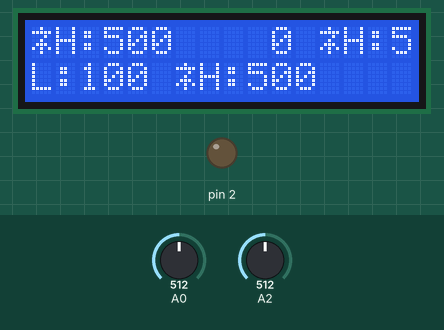
Bench run of a sketch on a simulated Arduino Uno, built with avr-gcc and run on an emulated ATmega328P. Parts: 16×2 character LCD, output pins drawn as LEDs (lit = HIGH). Wiring (inferred from the names in the program): character LCD (HD44780): RS pin 3; E pin 9; data pin 4, pin 5, pin 6, pin 7. Inputs (shaded band) come from the test bench; at power-on: A0 = 512, A2 = 512. Pins used as bus, display or sensor lines are not drawn.

Above: at 1.1 s.
1.2 s: A0 set to 204
At 1.89 s:
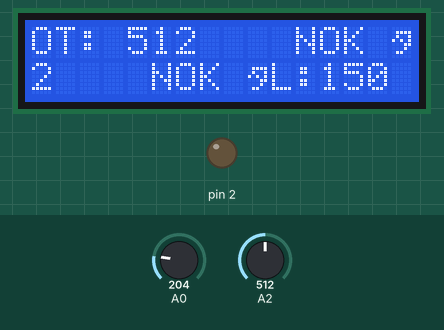
3.4 s: A0 set to 182
At 4.5 s:
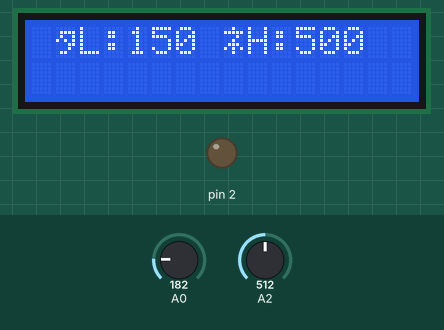
5.2 s: A2 set to 716
At 5.81 s:
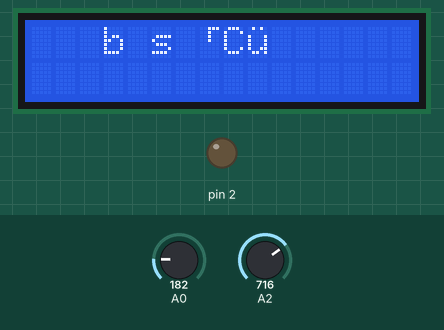
7.4 s: A2 set to 900
At 8.27 s:
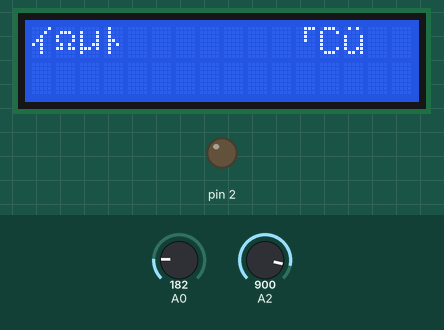
9.9 s: A2 set to 1010
At 10.37 s:
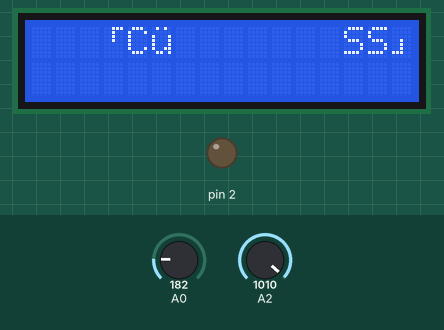
12.4 s: A0 set to 306
At 13.33 s:
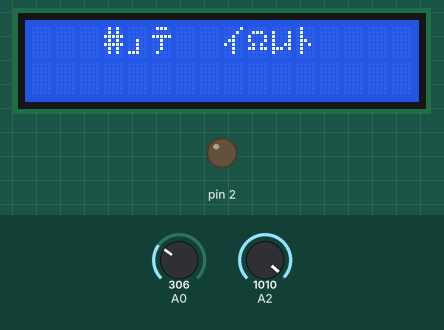
Timing chart, 0 to 15.4 s (numbered marks = the images above; inputs shaded):
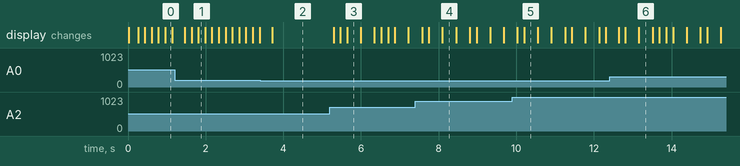

The sketch:

HMI_Project.ino
```cpp
/**
*********************************************************************************
* @file              : HMI_Project.ino
* @author            : Ziad Khalil, Ali Akram Ali, Mahmoud Ahmed El- Adgham
* @brief             : Main application logic for the HMI (Human-Machine Interface)
* : Reads a potentiometer, checks it against user-defined
* : limits, and displays the status on an LCD.
*********************************************************************************
*/


/* ****************** Include Section Start ******************** */
#define F_CPU 16000000UL
#include <avr/io.h>
#include <util/delay.h>
#include <stdint.h>
#include <string.h>
#include "Hardware_Defs.h"
#include "Adc.h"
#include "Lcd.h"
#include "Keypad.h"
#include "Utils.h"
/* ****************** Include Section End   ******************** */


/* ****************** Global Variables Section Start *********** */
int High_Limit = 500;   // Default upper threshold for the potentiometer
int Low_Limit = 100;    // Default lower threshold for the potentiometer
char G_Buffer[17];      // Global buffer for integer-to-string conversions
/* ****************** Global Variables Section End ************* */


/* ****************** Main Program Section Start *************** */

/**
* @brief Main entry point and super-loop of the application.
* Initializes peripherals and continuously reads inputs,
* processes logic, and updates the LCD.
*/

int main(void) {

    // --- 1. Initialization ---
    LED_DDR |= (1 << LED_PIN);     // Set the LED pin as an output
    LED_PORT &= ~(1 << LED_PIN);  // Start with the LED turned off

    Adc_Init(); // Initialize the Analog-to-Digital Converter
    Lcd_Init(); // Initialize the 16x2 LCD Display

    int Last_Key = KEY_NONE; // Stores the previous key press to detect new presses

    // --- 2. Main Loop ---
    while (1) {

        // --- A. Read Inputs ---
        int Pot_Value = Adc_Read(POT_ADC_CHANNEL); // Read the 10-bit value from the potentiometer
        int Key_Press = Get_Keypad_Press();      // Read the current state of the analog keypad

        // --- B. Process Button Logic ---
        // Check for a *new* button press (simple de-bounce)
        if (Key_Press != KEY_NONE && Key_Press != Last_Key) {

            if (Key_Press == KEY_UP) {
                High_Limit += 50;
                if (High_Limit > 1050) { // Wrap around
                    High_Limit = 0;
                }
            }
            else if (Key_Press == KEY_DOWN) {
                Low_Limit += 50;
                if (Low_Limit > 1050) { // Wrap around
                    Low_Limit = 0;
                }
            }
            _delay_ms(150); // Debounce delay to prevent rapid-fire increments
        }
        Last_Key = Key_Press; // Save the current press for the next loop's comparison

        // --- C. Process Alarm Logic ---
        // Determine if the POT value is outside the set limits
        int Out_Of_Limit = (Pot_Value > High_Limit || Pot_Value < Low_Limit);

        if (Out_Of_Limit) {
            LED_PORT |= (1 << LED_PIN);  // If out of limits, turn on the alarm LED
        } else {
            LED_PORT &= ~(1 << LED_PIN); // Otherwise, keep it off
        }

        // --- D. Update Display ---

        // --- Row 0: POT Value and Status ---
        Lcd_Set_Cursor(0, 0);
        Lcd_Send_String("POT: ");
        Simple_Itoa(Pot_Value, G_Buffer); // Convert integer value to a string
        Lcd_Send_String(G_Buffer);

        // Add padding spaces to clear old digits and prevent artifacts
        if (Pot_Value < 1000) Lcd_Send_String(" ");
        if (Pot_Value < 100)  Lcd_Send_String(" ");
        if (Pot_Value < 10)   Lcd_Send_String(" ");

        Lcd_Send_String("  ");

        // Move to status position (e.g., "OK" / "NOK")
        Lcd_Set_Cursor(0, 12);
        if (Out_Of_Limit) {
            Lcd_Send_String("NOK "); // "Not OK"
        } else {
            Lcd_Send_String("OK  "); // "OK"
        }

        // --- Row 1: Low and High Limits ---
        Lcd_Set_Cursor(1, 0);
        Lcd_Send_String("L:");
        Simple_Itoa(Low_Limit, G_Buffer);
        Lcd_Send_String(G_Buffer);

        // Add padding spaces
        if (Low_Limit < 1000) Lcd_Send_String(" ");
        if (Low_Limit < 100)  Lcd_Send_String(" ");
        if (Low_Limit < 10)   Lcd_Send_String(" ");

        Lcd_Set_Cursor(1, 8);
        Lcd_Send_String("H:");
        Simple_Itoa(High_Limit, G_Buffer);
        Lcd_Send_String(G_Buffer);
        Lcd_Send_String("    "); // Padding

        _delay_ms(100); // Delay to make LCD readable and slow loop
    }

    return 0; // Should never be reached
}

/* ****************** Main Program Section End ***************** */
```

Adc.h
```cpp
/**
*********************************************************************************
* @file              : Adc.h
* @author            : Ziad Khalil, Ali Akram Ali, Mahmoud Ahmed El- Adgham
* @brief             : Header file for the ADC (Analog-to-Digital Converter)
* : driver.
*********************************************************************************
*/

#ifndef ADC_H
#define ADC_H


/* ****************** Include Section Start ******************** */
#include <stdint.h> // For uint8_t and uint16_t
/* ****************** Include Section End   ******************** */


/* ****************** Sup-Program Decleration Section Start **** */

/**
* @brief Initializes the ADC hardware.
* Sets the reference voltage to AVcc and the prescaler to 128.
*/

void Adc_Init(void);

/**
* @brief Reads a 10-bit value from the specified ADC channel.
* @param Channel: The ADC channel to read (0-7).
* @return The 10-bit digital result (0-1023).
*/
uint16_t Adc_Read(uint8_t Channel);


/* ****************** Sup-Program Decleration Section End ****** */

#endif // ADC_H
```

Adc.ino
```cpp
/**
*********************************************************************************
* @file              : Adc.ino
* @author            : Ziad Khalil, Ali Akram Ali, Mahmoud Ahmed El- Adgham
* @brief             : Implementation file for the ADC driver.
* : Wraps the "Doctor's Code" in a standard interface.
*********************************************************************************
*/

/* ****************** Include Section Start ******************** */
#include <avr/io.h>
#include "Adc.h"
/* ****************** Include Section End   ******************** */


/* ****************** Sup-Program Section Start **************** */

// --- START: Doctor's Code (Private implementation) ---

/**
* @brief Internal function to configure ADC registers.
*/

static void Adc_Init_Internal(void) {
    ADMUX = (1<<REFS0); // Use AVcc as reference voltage
    // Enable ADC, Set Prescaler to 128 (16MHz/128 = 125kHz)
    ADCSRA = (1<<ADEN)|(1<<ADPS2)|(1<<ADPS1)|(1<<ADPS0);
}

/**
* @brief Internal function to select channel and perform one conversion.
*/

static unsigned short Adc_ReadChannel_Internal(unsigned char ch) {

  ch &= 0b00000111;           // Ensure channel is 0-7
  ADMUX = (ADMUX & 0xF8)|ch;  // Select the channel
  ADCSRA |= (1<<ADSC);        // Start a single conversion
  while(ADCSRA & (1<<ADSC));  // Wait for the conversion to complete
  return (ADC);               // Return the 10-bit result (ADCL/ADCH)

}
// --- END: Doctor's Code ---


// --- START: "Adapter" Layer (Public functions) ---

/**
* @brief Public function: Initializes the ADC module.
*/

void Adc_Init(void) {
    Adc_Init_Internal(); // Call the private implementation
}


/**
* @brief Public function: Reads a 10-bit value from the specified channel.
*/
uint16_t Adc_Read(uint8_t Channel) {
    return Adc_ReadChannel_Internal(Channel); // Call the private implementation
}

/* ****************** Sup-Program Section End ****************** */
```

Hardware_Defs.h
```cpp
/**
*********************************************************************************
* @file              : Hardware_Defs.h
* @author            : Ziad Khalil, Ali Akram Ali, Mahmoud Ahmed El- Adgham
* @brief             : Central file for all hardware pin definitions,
* : ports, and constant thresholds.
*********************************************************************************
*/

#ifndef HARDWARE_DEFS_H
#define HARDWARE_DEFS_H


/* ****************** Macro Section Start ********************** */

// --- LCD Pin Definitions (4-Bit Mode) ---
#define LCD_RS_PORT PORTB // Port for LCD Register Select
#define LCD_RS_DDR  DDRB
#define LCD_RS_PIN  0     // PB0

#define LCD_E_PORT  PORTB // Port for LCD Enable
#define LCD_E_DDR   DDRB
#define LCD_E_PIN   1     // PB1

#define LCD_DATA_PORT PORTD // Port for LCD Data Lines
#define LCD_DATA_DDR  DDRD
#define LCD_D4_PIN 4      // PD4
#define LCD_D5_PIN 5      // PD5
#define LCD_D6_PIN 6      // PD6
#define LCD_D7_PIN 7      // PD7

// --- LED Pin Definition ---
#define LED_PORT PORTD // Port for the Alarm LED
#define LED_DDR  DDRD
#define LED_PIN  3     // PD3

// --- ADC Channel Definitions ---
#define KEYPAD_ADC_CHANNEL 0 // ADC0 is used for the analog keypad
#define POT_ADC_CHANNEL    2 // ADC2 is used for the potentiometer

// --- Keypad ADC Value Definitions (Thresholds) ---
// These values depend on the resistor network used
#define KEY_ADC_RIGHT  50   // ADC value for RIGHT key (0-49)
#define KEY_ADC_UP     195  // ADC value for UP key (50-194)
#define KEY_ADC_DOWN   380  // ADC value for DOWN key (195-379)
#define KEY_ADC_LEFT   555  // ADC value for LEFT key (380-554)
#define KEY_ADC_SELECT 790  // ADC value for SELECT key (555-789)
                            // Anything above 790 is KEY_NONE


/* ****************** Macro Section End ************************ */


#endif // HARDWARE_DEFS_H
```

Utils.h
```cpp
/**
*********************************************************************************
* @file              : Utils.h
* @author            : Ziad Khalil, Ali Akram Ali, Mahmoud Ahmed El- Adgham
* @brief             : Header file for utility functions (e.g., itoa).
*********************************************************************************
*/

#ifndef UTILS_H
#define UTILS_H


/* ****************** Sup-Program Decleration Section Start **** */
/**
* @brief Converts a simple positive integer to a null-terminated string.
* @param Value: The integer to convert.
* @param Buffer: A pointer to the character buffer to store the result.
*/
void Simple_Itoa(int Value, char* Buffer);

/* ****************** Sup-Program Decleration Section End ****** */

#endif // UTILS_H
```

Utils.ino
```cpp
/**
*********************************************************************************
* @file              : Utils.ino
* @author            : Ziad Khalil, Ali Akram Ali, Mahmoud Ahmed El- Adgham
* @brief             : Implementation file for utility functions.
*********************************************************************************
*/


/* ****************** Include Section Start ******************** */
#include "Utils.h"
/* ****************** Include Section End   ******************** */


/* ****************** Sup-Program Section Start **************** */
/**
* @brief A simple integer-to-string conversion function.
* (Handles positive integers and zero).
*/
void Simple_Itoa(int Value, char* Buffer) {
    char Temp_Buffer[7]; // Max 5 digits (0-1023) + sign + null
    int i = 0;

    // Handle the special case of 0
    if (Value == 0) {
        Buffer[0] = '0';
        Buffer[1] = '\0';
        return;
    }

    // Handle negative numbers (though not needed for this project)
    if (Value < 0) {
        Value = -Value;
        // You would add a '-' to the buffer here if needed
    }

    // Convert digits to characters in reverse order
    while (Value > 0) {
        Temp_Buffer[i++] = (Value % 10) + '0'; // Get last digit
        Value /= 10;                             // Remove last digit
    }

    // Reverse the temporary buffer into the final buffer
    int j = 0;
    while (i > 0) {
        Buffer[j++] = Temp_Buffer[--i];
    }
    Buffer[j] = '\0'; // Add null terminator to make it a valid string
}

/* ****************** Sup-Program Section End ****************** */
```

Keypad.h
```cpp
/**
*********************************************************************************
* @file              : Keypad.h
* @author            : Ziad Khalil, Ali Akram Ali, Mahmoud Ahmed El- Adgham
* @brief             : Header file for the 5-button analog keypad driver.
*********************************************************************************
*/


#ifndef KEYPAD_H
#define KEYPAD_H


/* ****************** Macro Section Start ********************** */
// Key press definitions (Returned by Get_Keypad_Press)
enum {
    KEY_NONE,
    KEY_RIGHT,
    KEY_UP,
    KEY_DOWN,
    KEY_LEFT,
    KEY_SELECT
};

/* ****************** Macro Section End ************************ */


/* ****************** Sup-Program Decleration Section Start **** */
/**
* @brief Reads the analog voltage from the keypad's ADC channel.
* @return The corresponding key value (e.g., KEY_UP) or KEY_NONE.
*/
int Get_Keypad_Press(void);

/* ****************** Sup-Program Decleration Section End ****** */

#endif // KEYPAD_H
```

Keypad.ino
```cpp
/**
*********************************************************************************
* @file              : Keypad.ino
* @author            : Ziad Khalil, Ali Akram Ali, Mahmoud Ahmed El- Adgham
* @brief             : Implementation file for the 5-button analog keypad.
*********************************************************************************
*/


/* ****************** Include Section Start ******************** */
#include "Keypad.h"
#include "Hardware_Defs.h" // For ADC channel and thresholds
#include "Adc.h"           // For Adc_Read()
/* ****************** Include Section End   ******************** */


/* ****************** Sup-Program Section Start **************** */
/**
* @brief Reads the analog keypad channel and returns the pressed key.
*/
int Get_Keypad_Press(void) {
    // Read the raw ADC value from the keypad channel
    uint16_t Adc_Val = Adc_Read(KEYPAD_ADC_CHANNEL);

    // Compare the value against the thresholds defined in Hardware_Defs.h
    // The order (lowest to highest) is important.
    if (Adc_Val < KEY_ADC_RIGHT)  return KEY_RIGHT;
    if (Adc_Val < KEY_ADC_UP)    return KEY_UP;
    if (Adc_Val < KEY_ADC_DOWN)  return KEY_DOWN;
    if (Adc_Val < KEY_ADC_LEFT)  return KEY_LEFT;
    if (Adc_Val < KEY_ADC_SELECT) return KEY_SELECT;

    // If no other button is pressed (ADC value is high)
    return KEY_NONE;
}


/* ****************** Sup-Program Section End ****************** */
```

Lcd.h
```cpp
/**
*********************************************************************************
* @file              : Lcd.h
* @author            : Ziad Khalil, Ali Akram Ali, Mahmoud Ahmed El- Adgham
* @brief             : Header file for the 16x2 LCD driver (4-bit mode).
*********************************************************************************
*/

#ifndef LCD_H
#define LCD_H

/* ****************** Include Section Start ******************** */
#include <stdint.h>
/* ****************** Include Section End   ******************** */


/* ****************** Sup-Program Decleration Section Start **** */

/**
* @brief Initializes the LCD in 4-bit mode. Must be called first.
*/
void Lcd_Init(void);


/**
* @brief Sends a command byte to the LCD (e.g., clear, set cursor).
* @param cmd: The command byte to send.
*/
void Lcd_Send_Command(uint8_t cmd);


/**
* @brief Sends a data byte (a character) to be displayed on the LCD.
* @param data: The character to display.
*/
void Lcd_Send_Data(uint8_t data);


/**
* @brief Moves the LCD cursor to a specific position.
* @param row: The row to move to (0 or 1).
* @param col: The column to move to (0-15).
*/
void Lcd_Set_Cursor(uint8_t row, uint8_t col);


/**
* @brief Sends a null-terminated string to be displayed on the LCD.
* @param str: Pointer to the character string.
*/
void Lcd_Send_String(const char* str);


/**
* @brief Clears the entire display and returns the cursor to (0,0).
*/
void Lcd_Clear(void);


/* ****************** Sup-Program Decleration Section End ****** */


#endif // LCD_H
```

Source omitted: Lcd.ino (3902 bytes)

Measured:
- the behaviour switches between 195 and 194 on A0 (found by bisection; images 1 and 2)
- after the input at 7.4 s, the display: first differs from a run without the input after 0.70 s (image 4)
- after the input at 9.9 s, the display: first differs from a run without the input after 0.30 s (image 5)
